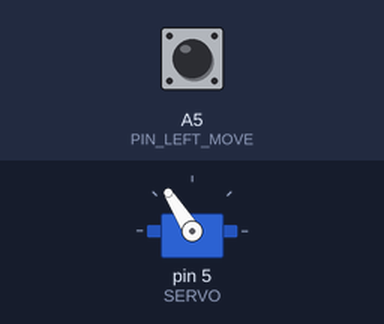
Recording of a sketch running on a simulated Arduino Nano, built with avr-gcc and run on an emulated ATmega328P. Shown: servo. The test bench sets the inputs (shaded band); at power-on: A5 (PIN_LEFT_MOVE) LOW.

Above: at 1.2 s.
1.3 s: A5 (PIN_LEFT_MOVE) pulled HIGH for 0.15 s
At 1.37 s:
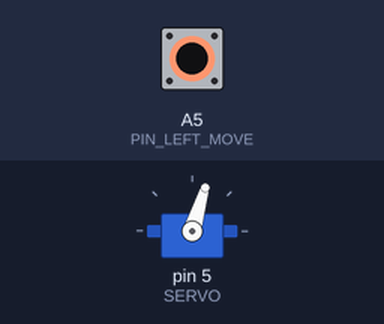
2.9 s: A5 (PIN_LEFT_MOVE) pulled HIGH for 3.2 s
At 7.5 s:
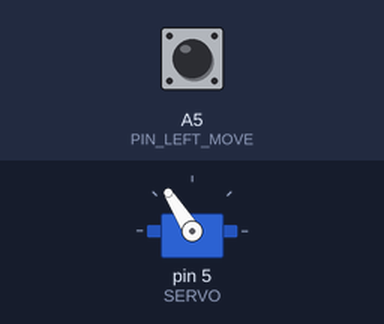
Timing chart, 0 to 9.0 s (numbered marks = the images above; inputs shaded):
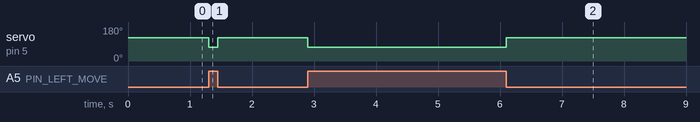

The sketch:

servo_continuous_Button.ino
```cpp
/** CODE IS USED WITH INTERRUPT FUNCTION OF TWO PUSH BUTTONS
  * FOR THE CONTROL OF CONTINUOUS MOTION OF A MODIFIED SERVO
  *
  * VOID LOOP AND PINMODE CAN BE COMMENTED FOR THE SOLE USE
  * OF A POTIENTIOMETER CONTROLLING MOTION
  *
  * CODE WRITTEN BY: SAMUEL NESSENTHALER
  * DATE: 12-04-18
  */

#include<Servo.h>

Servo servo;
//DEFINE PINS FOR ARDUINO
#define PIN_RIGHT_MOVE A6
#define PIN_LEFT_MOVE A5
#define SERVO 5

void setup()
{
  servo.attach(SERVO);
  servo.writeMicroseconds(1800);
  /** THETA DIRECTION WHERE 1800 IS MIDPOINT
      ( 1300 < 1800 < 2500 )
  */
  //ASSIGN PINS AND THEIR FUNCTIONALITY
  pinMode(PIN_RIGHT_MOVE, INPUT);
  pinMode(PIN_LEFT_MOVE, INPUT);
}

void loop()
{
  //COMMENT OUT IF/ ELSE IF ONLY USING POT TO CONTROL DIRECTION
  if ( digitalRead(PIN_RIGHT_MOVE) == HIGH)
    { servo.writeMicroseconds(2500);  }
  else if ( digitalRead(PIN_LEFT_MOVE) == HIGH)
    { servo.writeMicroseconds(1300);  }
  else { servo.writeMicroseconds(1800); }
}
/**END*/
```

Measured:
- after the input at 1.3 s, servo on pin 5 (SERVO): 122° → 73° at once, → 122° 0.15 s later
- after the input at 2.9 s, servo on pin 5 (SERVO): 122° → 73° at once, → 122° 3.2 s later
